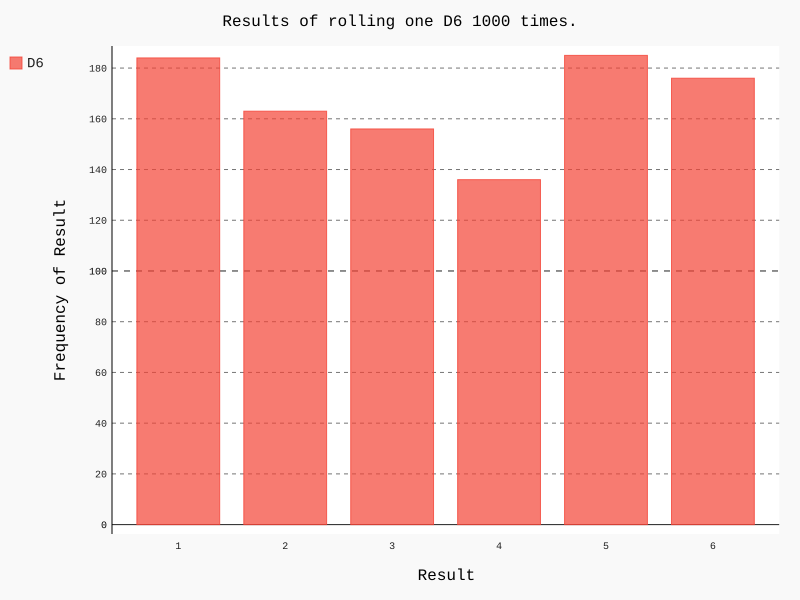

This chart was generated by the following Python code:
import pygal
from die import Die

#创建一个D6
die = Die()

#掷几次骰子，将结果存储在一个列表中
results = []
for roll_num in range(1000):
    result = die.roll()
    results.append(result)

#分析结果
frequencies = []
for value in range(1,die.num_sides + 1):
    frequency = results.count(value)
    frequencies.append(frequency)

#对结果进行可视化
hist = pygal.Bar()

hist.title = "Results of rolling one D6 1000 times."
hist.x_labels = ['1','2','3','4','5','6']
hist.x_title = "Result"
hist.y_title = "Frequency of Result"

hist.add('D6',frequencies)
hist.render()
